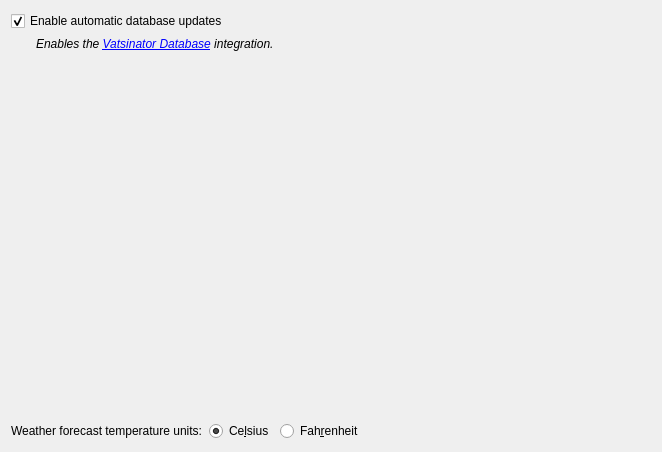
<?xml version="1.0" encoding="UTF-8"?>
<ui version="4.0">
 <class>NetworkPage</class>
 <widget class="QWidget" name="NetworkPage">
  <property name="geometry">
   <rect>
    <x>0</x>
    <y>0</y>
    <width>662</width>
    <height>452</height>
   </rect>
  </property>
  <property name="windowTitle">
   <string>Network</string>
  </property>
  <layout class="QVBoxLayout" name="verticalLayout">
   <item>
    <widget class="QCheckBox" name="DatabaseIntegrationCheckBox">
     <property name="text">
      <string>Enable automatic database updates</string>
     </property>
     <property name="checked">
      <bool>true</bool>
     </property>
    </widget>
   </item>
   <item>
    <widget class="QLabel" name="label_8">
     <property name="font">
      <font>
       <italic>true</italic>
      </font>
     </property>
     <property name="text">
      <string>Enables the &lt;a href=&quot;http://database.vatsinator.eu.org/&quot;&gt;Vatsinator Database&lt;/a&gt; integration.</string>
     </property>
     <property name="wordWrap">
      <bool>true</bool>
     </property>
     <property name="indent">
      <number>25</number>
     </property>
     <property name="openExternalLinks">
      <bool>true</bool>
     </property>
    </widget>
   </item>
   <item>
    <spacer name="verticalSpacer">
     <property name="orientation">
      <enum>Qt::Vertical</enum>
     </property>
     <property name="sizeHint" stdset="0">
      <size>
       <width>20</width>
       <height>40</height>
      </size>
     </property>
    </spacer>
   </item>
   <item>
    <layout class="QHBoxLayout" name="horizontalLayout_5">
     <item>
      <widget class="QLabel" name="label_3">
       <property name="text">
        <string>Weather forecast temperature units:</string>
       </property>
      </widget>
     </item>
     <item>
      <widget class="QRadioButton" name="CelsiusRadioButton">
       <property name="text">
        <string>Ce&amp;lsius</string>
       </property>
       <property name="checked">
        <bool>true</bool>
       </property>
      </widget>
     </item>
     <item>
      <widget class="QRadioButton" name="FahrenheitRadioButton">
       <property name="text">
        <string>Fah&amp;renheit</string>
       </property>
      </widget>
     </item>
     <item>
      <spacer name="horizontalSpacer">
       <property name="orientation">
        <enum>Qt::Horizontal</enum>
       </property>
       <property name="sizeHint" stdset="0">
        <size>
         <width>40</width>
         <height>20</height>
        </size>
       </property>
      </spacer>
     </item>
    </layout>
   </item>
  </layout>
 </widget>
 <resources/>
 <connections/>
</ui>
